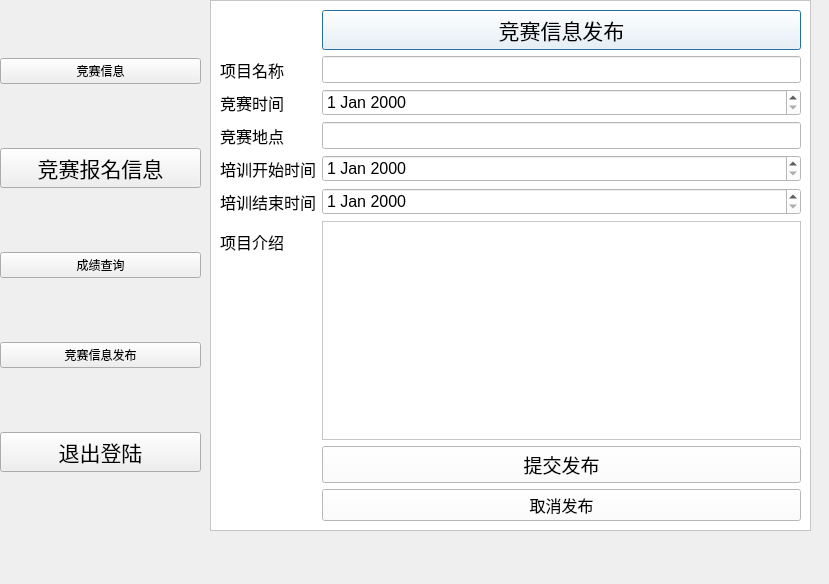
<?xml version="1.0" encoding="UTF-8"?>
<ui version="4.0">
 <class>competition_information_release</class>
 <widget class="QDialog" name="competition_information_release">
  <property name="geometry">
   <rect>
    <x>0</x>
    <y>0</y>
    <width>829</width>
    <height>584</height>
   </rect>
  </property>
  <property name="windowTitle">
   <string>Dialog</string>
  </property>
  <widget class="QFrame" name="frame">
   <property name="geometry">
    <rect>
     <x>210</x>
     <y>0</y>
     <width>601</width>
     <height>531</height>
    </rect>
   </property>
   <property name="styleSheet">
    <string notr="true">background-color: rgb(255, 255, 255);</string>
   </property>
   <property name="frameShape">
    <enum>QFrame::StyledPanel</enum>
   </property>
   <property name="frameShadow">
    <enum>QFrame::Raised</enum>
   </property>
   <layout class="QFormLayout" name="formLayout">
    <item row="0" column="1">
     <widget class="QPushButton" name="pushButton_3">
      <property name="font">
       <font>
        <family>Arial</family>
        <pointsize>16</pointsize>
       </font>
      </property>
      <property name="text">
       <string>竞赛信息发布</string>
      </property>
     </widget>
    </item>
    <item row="1" column="0">
     <widget class="QLabel" name="label">
      <property name="font">
       <font>
        <family>Arial</family>
        <pointsize>12</pointsize>
       </font>
      </property>
      <property name="text">
       <string>项目名称</string>
      </property>
     </widget>
    </item>
    <item row="1" column="1">
     <widget class="QLineEdit" name="lineEdit">
      <property name="font">
       <font>
        <family>Arial</family>
        <pointsize>12</pointsize>
       </font>
      </property>
     </widget>
    </item>
    <item row="3" column="0">
     <widget class="QLabel" name="label_3">
      <property name="font">
       <font>
        <family>Arial</family>
        <pointsize>12</pointsize>
       </font>
      </property>
      <property name="text">
       <string>竞赛时间</string>
      </property>
     </widget>
    </item>
    <item row="3" column="1">
     <widget class="QDateEdit" name="dateEdit">
      <property name="font">
       <font>
        <family>Arial</family>
        <pointsize>12</pointsize>
       </font>
      </property>
     </widget>
    </item>
    <item row="4" column="0">
     <widget class="QLabel" name="label_2">
      <property name="font">
       <font>
        <family>Arial</family>
        <pointsize>12</pointsize>
       </font>
      </property>
      <property name="text">
       <string>竞赛地点</string>
      </property>
     </widget>
    </item>
    <item row="4" column="1">
     <widget class="QLineEdit" name="lineEdit_2">
      <property name="font">
       <font>
        <family>Arial</family>
        <pointsize>12</pointsize>
       </font>
      </property>
     </widget>
    </item>
    <item row="5" column="0">
     <widget class="QLabel" name="label_5">
      <property name="font">
       <font>
        <family>Arial</family>
        <pointsize>12</pointsize>
       </font>
      </property>
      <property name="text">
       <string>培训开始时间</string>
      </property>
     </widget>
    </item>
    <item row="5" column="1">
     <widget class="QDateEdit" name="dateEdit_2">
      <property name="font">
       <font>
        <family>Arial</family>
        <pointsize>12</pointsize>
       </font>
      </property>
     </widget>
    </item>
    <item row="6" column="0">
     <widget class="QLabel" name="label_6">
      <property name="font">
       <font>
        <family>Arial</family>
        <pointsize>12</pointsize>
       </font>
      </property>
      <property name="text">
       <string>培训结束时间</string>
      </property>
     </widget>
    </item>
    <item row="6" column="1">
     <widget class="QDateEdit" name="dateEdit_3">
      <property name="font">
       <font>
        <family>Arial</family>
        <pointsize>12</pointsize>
       </font>
      </property>
     </widget>
    </item>
    <item row="7" column="0">
     <widget class="QLabel" name="label_7">
      <property name="font">
       <font>
        <family>Arial</family>
        <pointsize>12</pointsize>
       </font>
      </property>
      <property name="text">
       <string>项目介绍</string>
      </property>
     </widget>
    </item>
    <item row="7" column="1">
     <widget class="QTextEdit" name="textEdit"/>
    </item>
    <item row="9" column="1">
     <widget class="QPushButton" name="pushButton_7">
      <property name="font">
       <font>
        <family>Arial</family>
        <pointsize>14</pointsize>
       </font>
      </property>
      <property name="text">
       <string>提交发布</string>
      </property>
     </widget>
    </item>
    <item row="11" column="1">
     <widget class="QPushButton" name="pushButton_8">
      <property name="font">
       <font>
        <family>Arial</family>
        <pointsize>12</pointsize>
       </font>
      </property>
      <property name="text">
       <string>取消发布</string>
      </property>
     </widget>
    </item>
   </layout>
  </widget>
  <widget class="QWidget" name="verticalLayoutWidget">
   <property name="geometry">
    <rect>
     <x>0</x>
     <y>0</y>
     <width>201</width>
     <height>531</height>
    </rect>
   </property>
   <layout class="QVBoxLayout" name="verticalLayout">
    <item>
     <widget class="QPushButton" name="pushButton_4">
      <property name="styleSheet">
       <string notr="true">font: 16pt &quot;Arial&quot;;</string>
      </property>
      <property name="text">
       <string>竞赛信息</string>
      </property>
     </widget>
    </item>
    <item>
     <widget class="QPushButton" name="pushButton">
      <property name="font">
       <font>
        <family>Arial</family>
        <pointsize>16</pointsize>
       </font>
      </property>
      <property name="text">
       <string>竞赛报名信息</string>
      </property>
     </widget>
    </item>
    <item>
     <widget class="QPushButton" name="pushButton_5">
      <property name="styleSheet">
       <string notr="true">font: 16pt &quot;Arial&quot;;</string>
      </property>
      <property name="text">
       <string>成绩查询</string>
      </property>
     </widget>
    </item>
    <item>
     <widget class="QPushButton" name="pushButton_6">
      <property name="styleSheet">
       <string notr="true">font: 16pt &quot;Arial&quot;;</string>
      </property>
      <property name="text">
       <string>竞赛信息发布</string>
      </property>
     </widget>
    </item>
    <item>
     <widget class="QPushButton" name="pushButton_2">
      <property name="font">
       <font>
        <family>Arial</family>
        <pointsize>16</pointsize>
       </font>
      </property>
      <property name="text">
       <string>退出登陆</string>
      </property>
     </widget>
    </item>
   </layout>
  </widget>
 </widget>
 <resources/>
 <connections/>
</ui>
